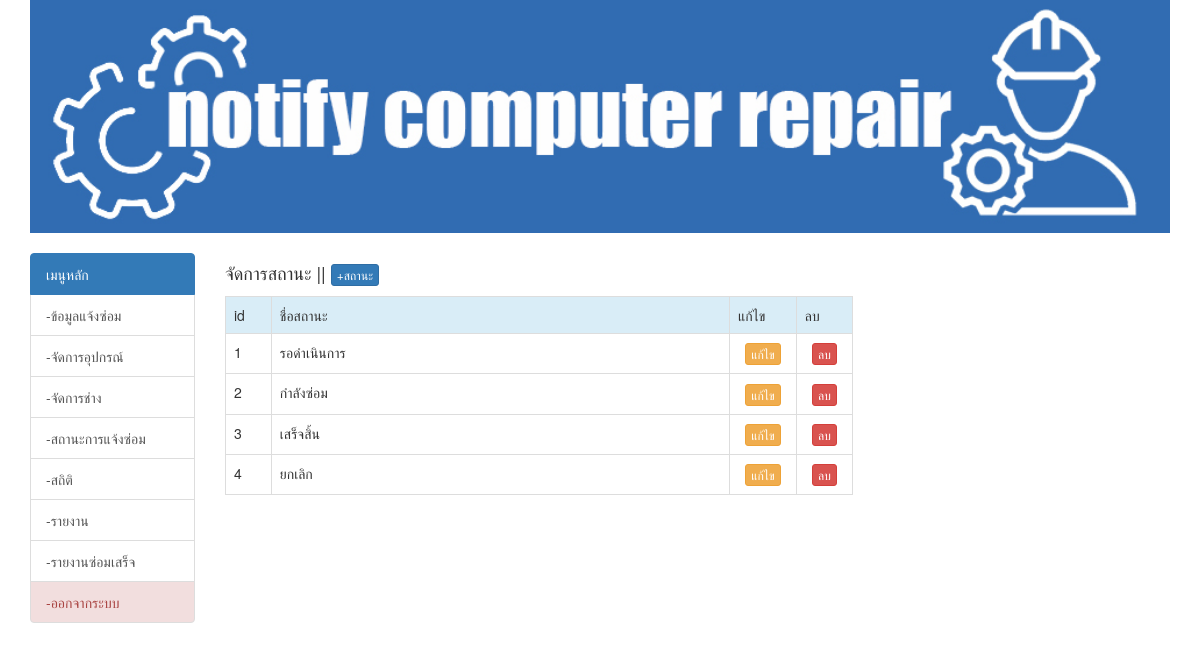
Screenshot of /status.php (signed in) with the database file from the repository.
### tables this page shows
CREATE TABLE `tbl_status` (
  `st_id` int(11) NOT NULL,
  `st_name` varchar(50) NOT NULL
);

### status_list.php (the view, shortened to what this page needs)
<?php require_once('Connections/Repair.php');
$query_rsstats = "SELECT * FROM tbl_status";
$rsstats = mysqli_query($condb, $query_rsstats) or die(mysqli_error($condb));
$row_rsstats = mysqli_fetch_assoc($rsstats);
?>
<table border="1" class="table table-bordered">
  <tr class="info">
    <td width="5%">id</td>
    <td width="50%">ชื่อสถานะ</td>
    <td width="5%">แก้ไข</td>
    <td width="5%">ลบ</td>
  </tr>
  <?php do { ?>
    <tr>
      <td><?php echo $row_rsstats['st_id']; ?></td>
      <td><?php echo $row_rsstats['st_name']; ?></td>
     <td align="center">
      <a href="status.php?st_id=<?php echo $row_rsstats['st_id'];?>&act=edit" class="btn btn-warning btn-xs">แก้ไข</a></td>
      <td align="center">
      <a href="status_del.php?st_id=<?php echo $row_rsstats['st_id']; ?>" class="btn btn-danger btn-xs" onclick="return confirm('ยืนยัน')">ลบ</a></td>
    </tr>
    <?php } while ($row_rsstats = mysqli_fetch_assoc($rsstats)); ?>
</table>

### rows the page displays
tbl_status: st_id "1", st_name "รอดำเนินการ"
tbl_status: st_id "2", st_name "กำลังซ่อม"
tbl_status: st_id "3", st_name "เสร็จสิ้น"
tbl_status: st_id "4", st_name "ยกเลิก"
